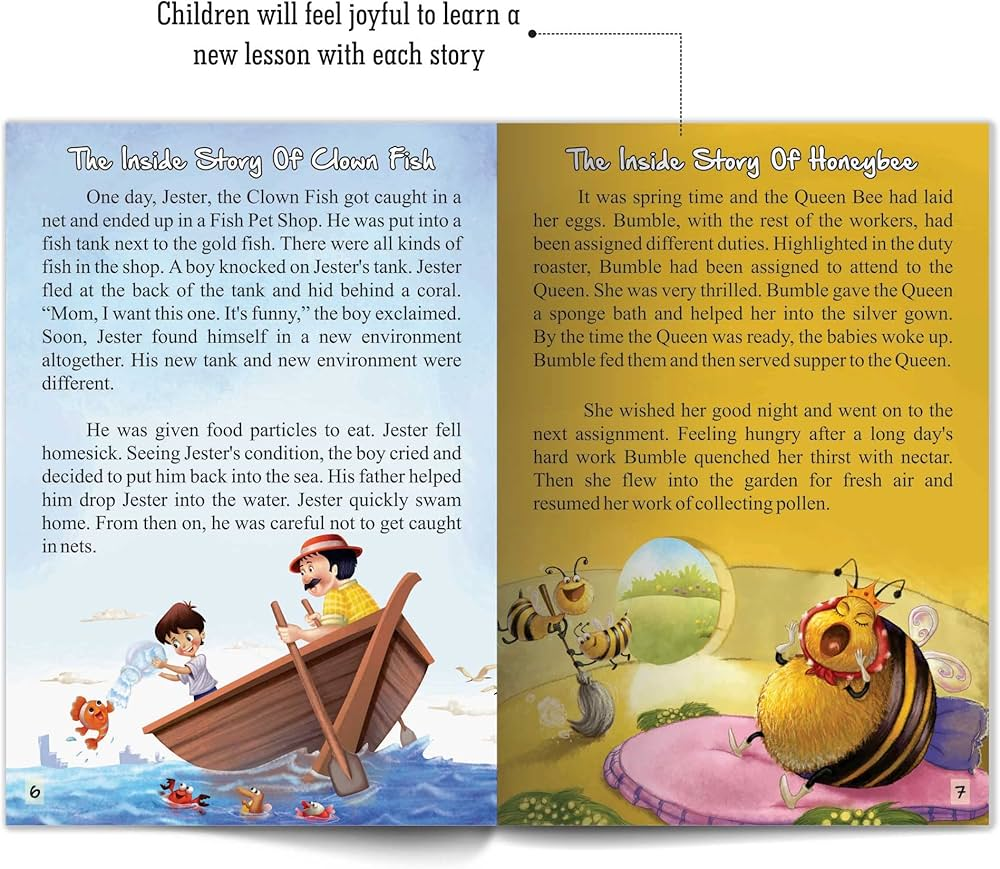
#> input picture Resources/story1.jpg, 1000 x 869 px
$ python OCR_Prcessing.py
#> lines starting #> are read from the running program, lines starting #| are printed output that depends on the picture
from typing import Dict, List
from PIL import Image, ImageDraw
from random import choice
import json

def process_json(file_path: str) -> List:
    with open(file_path, 'r') as file:
        OCR_result_json = json.load(file)
    print(OCR_result_json.get('analyzeResult').keys())
    words: List = []
    if 'pages' in OCR_result_json.get('analyzeResult').keys():
        pages = OCR_result_json.get('analyzeResult')['pages']
        # print(type(pages)) #list
        # print(len(pages)) #1
        # print(type(pages[0])) #dict
        words = pages[0].get('words')
    return words

def load_as_clean_rgba(path):
#> called with path = './Resources/story1.jpg'
    img = Image.open(path).convert("RGBA")

    # flatten the JPEG onto a white background
    clean = Image.new("RGBA", img.size, (255, 255, 255, 255))
#> clean: PIL image 1000x869 RGBA; every value is 255
    clean.paste(img, mask=img.split()[3] if img.mode == 'RGBA' else None)

    return clean

def draw_polygons(image: Image.Image):
    print(image.getpixel((0, 0)))
#| (255, 255, 255, 255)
    words = process_json('./Resources/story1.json')
#> (reads Resources/story1.json from the repository)
    draw = ImageDraw.Draw(image, 'RGBA')
    print(image.mode, draw.mode)
#| RGBA RGBA
    fill_colors = [(248, 244, 236, 200), (255, 143, 183, 20), (232, 60, 145, 200), (67, 51, 76, 200)]
    for word in words:
        coordinates = word.get('polygon')
        draw.polygon(xy= coordinates, outline='black')
    image.save('./Resources/output_some.png', format='png')
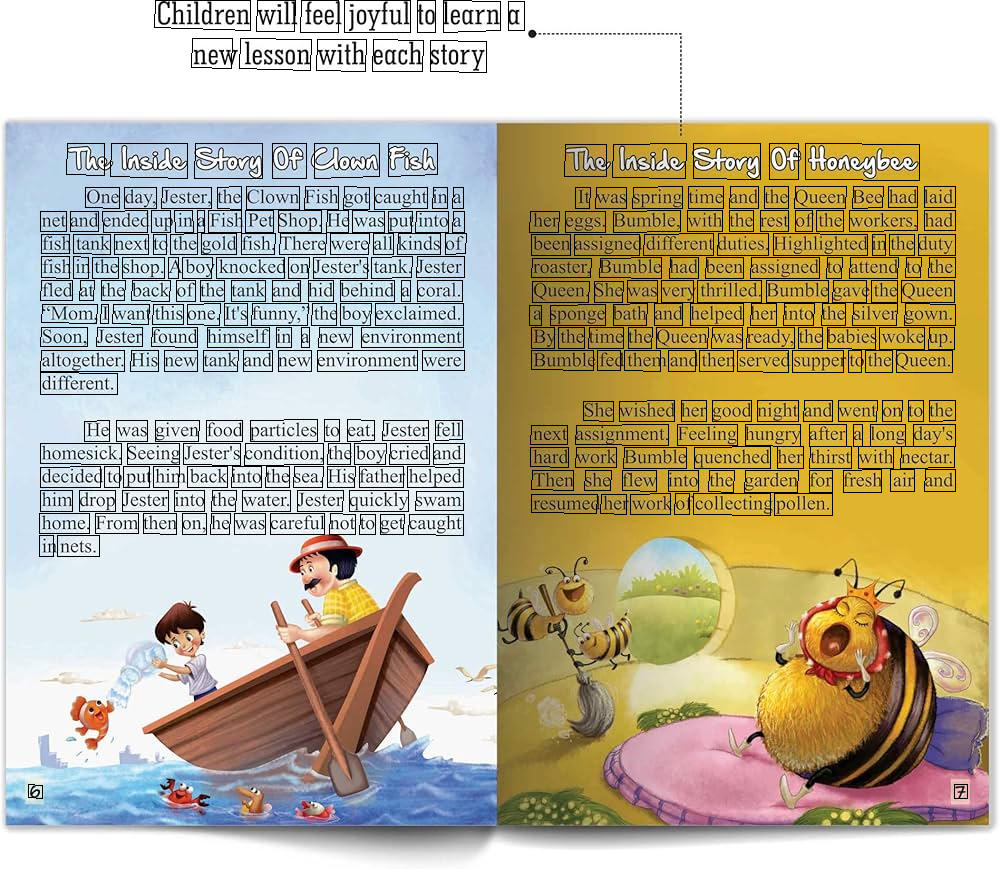
#> saved as output_some.png: PIL image 1000x869 RGBA; mean R, G, B, A 189.3, 180.2, 153.5, 255

try:
    input_image = load_as_clean_rgba('./Resources/story1.jpg')
    draw_polygons(input_image)
except Exception as e:
    print('Something is wrong', e)
